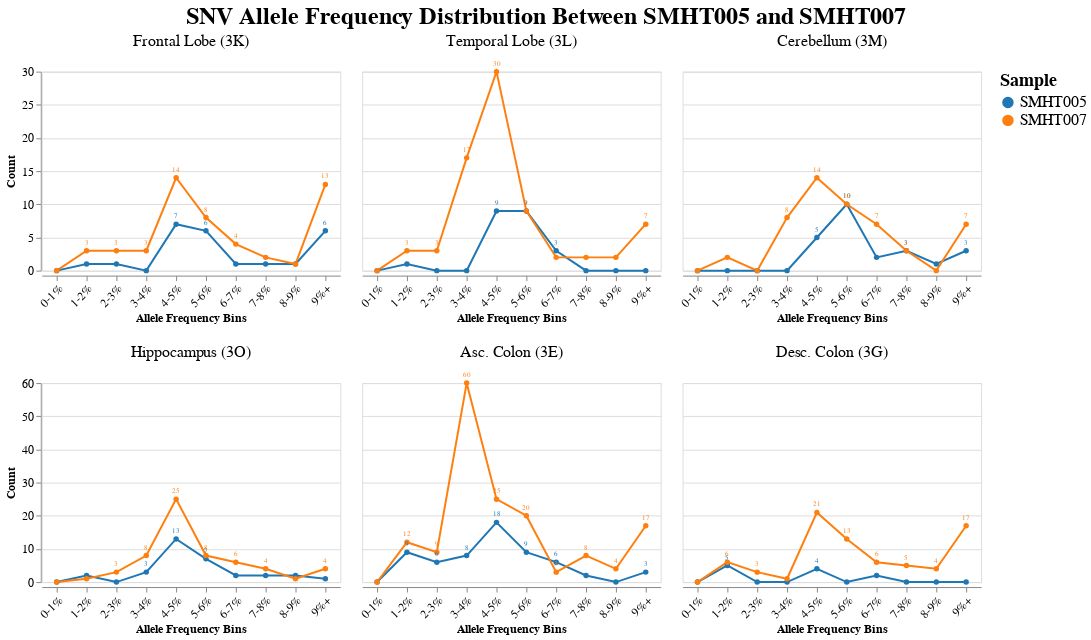

The notebook cell this image was saved under:
### Code cell
# Multi-sample comparison: SMHT005 vs SMHT007 (or other samples)
import pandas as pd
import altair as alt
import numpy as np

# Create allele frequency bins
af_bins = ['0-1%', '1-2%', '2-3%', '3-4%', '4-5%', 
           '5-6%', '6-7%', '7-8%', '8-9%', '9%+']

# Tissue categories
tissues = ['Frontal Lobe (3K)', 'Temporal Lobe (3L)', 'Cerebellum (3M)',
           'Hippocampus (3O)', 'Asc. Colon (3E)', 'Desc. Colon (3G)']

# Sample data - your actual data
# SMHT005 data
smht005_counts = [0, 1, 1, 1, 7, 7, 1, 1, 1, 2, 6, #3AK - 25
                  0, 1, 1, 0, 9, 9, 4, 0, 0, 0, 0, #3AL - 24
                  0, 0, 0, 0, 5, 11, 3, 3, 1, 1, 4, #3AM - 26
                  0, 2, 0, 3, 14, 7, 2, 3, 2, 0, 1, #3AO - 33
                  0, 10, 6, 10, 26, 11, 8, 2, 2, 4, 0, #3E - 76
                  0, 6, 0, 0, 6, 0, 2, 1, 0, 0, 0] #3G - 15

# SMHT007 data
smht007_counts = [0, 3, 5, 5, 38, 20, 7, 5, 2, 4, 13, #3AK - 102
                  0, 12, 5, 50, 76, 17, 5, 4, 8, 17, 0, # 3AL - 194
                  0, 3, 0, 15, 43, 22, 11, 7, 4, 15, 0, # 3AM - 120
                  0, 8, 3, 21, 61, 16, 13, 11, 4, 5, 0, # 3AO - 142
                  0, 21, 13, 159, 77, 38, 17, 18, 6, 42, 0, # 3E - 391
                  0, 8, 3, 3, 41, 35, 8, 6, 7, 25, 0] #3G - 136


smht005_snvs = [
    0, 1, 1, 0, 7, 6, 1, 1, 1, 6, # 3AK - 24
    0, 1, 0, 0, 9, 9, 3, 0, 0, 0, # 3AL - 22
    0, 0, 0, 0, 5, 10, 2, 3, 1, 3, # 3AM - 24
    0, 2, 0, 3, 13, 7, 2, 2, 2, 1, # 3AO - 32
    0, 9, 6, 8, 18, 9, 6, 2, 0, 3, # 3E - 61
    0, 5, 0, 0, 4, 0, 2, 0, 0, 0 ] # 3G - 11

smht007_snvs = [
    0, 3, 3, 3, 14, 8, 4, 2, 1, 13, # 3AK  - 51
    0, 3, 3, 17, 30, 9, 2, 2, 2, 7, # 3AL - 75
    0, 2, 0, 8, 14, 10, 7, 3, 0, 7, # 3AM - 51
    0, 1, 3, 8, 25, 8, 6, 4, 1, 4, # 3AO - 60
    0, 12, 9, 60, 25, 20, 3, 8, 4, 17, # 3E - 158
    0, 6, 3, 1, 21, 13, 6, 5, 4, 17 ]# 3G - 76

# Create multi-sample data structure
multi_sample_data = []

# Add SMHT005 data
for i, tissue in enumerate(tissues):
    for j, af_bin in enumerate(af_bins):
        count_index = i * len(af_bins) + j
        count_value = smht005_snvs[count_index]
        multi_sample_data.append({
            'af_bin': af_bin, 
            'tissue': tissue, 
            'sample': 'SMHT005',
            'count': count_value
        })

# Add SMHT007 data
for i, tissue in enumerate(tissues):
    for j, af_bin in enumerate(af_bins):
        count_index = i * len(af_bins) + j
        count_value = smht007_snvs[count_index]
        multi_sample_data.append({
            'af_bin': af_bin, 
            'tissue': tissue, 
            'sample': 'SMHT007',
            'count': count_value
        })

data = pd.DataFrame(multi_sample_data)

# Color scheme for samples
sample_colors = ['#1f77b4', '#ff7f0e']  # Blue and Orange for two samples
sample_color_scale = alt.Scale(domain=['SMHT005', 'SMHT007'], range=sample_colors)

# Create the base line chart
line_chart = alt.Chart(data).mark_line(
    point=True,
    strokeWidth=2
).encode(
    x=alt.X('af_bin:N',
            title='Allele Frequency Bins',
            axis=alt.Axis(labelAngle=-45),
            sort=af_bins),
    y=alt.Y('count:Q', title='Count'),
    color=alt.Color('sample:N',
                    scale=sample_color_scale,
                    title='Sample'),
    tooltip=['af_bin:N', 'tissue:N', 'sample:N', 'count:Q']
)

# Create text labels
text_labels = alt.Chart(data).mark_text(
    align='center',
    baseline='bottom',
    fontSize=7,
    dy=-5
).encode(
    x=alt.X('af_bin:N', sort=af_bins),
    y=alt.Y('count:Q'),
    color=alt.Color('sample:N', scale=sample_color_scale),
    text=alt.condition(alt.datum.count > 2, alt.Text('count:Q'), alt.value(''))
)

# Layer the charts
layered_chart = (line_chart + text_labels).properties(
    width=300,
    height=200
)

# Split tissues into two rows manually
top_row_tissues = tissues[:3]  # First 3 tissues
bottom_row_tissues = tissues[3:]  # Last 3 tissues

# Create top row with no column title
top_row = layered_chart.transform_filter(
    alt.FieldOneOfPredicate(field='tissue', oneOf=top_row_tissues)
).facet(
    column=alt.Column('tissue:N',
                     sort=top_row_tissues,
                     title=None,  # Remove column title
                     header=alt.Header(titleFontSize=11, labelFontSize=16))
)

# Create bottom row with no column title
bottom_row = layered_chart.transform_filter(
    alt.FieldOneOfPredicate(field='tissue', oneOf=bottom_row_tissues)
).facet(
    column=alt.Column('tissue:N',
                     sort=bottom_row_tissues,
                     title=None,  # Remove column title
                     header=alt.Header(titleFontSize=11, labelFontSize=16))
)

# Combine rows vertically with overall title
comparison_chart = alt.vconcat(
    top_row,
    bottom_row,
    title=alt.TitleParams(
        text="SNV Allele Frequency Distribution Between SMHT005 and SMHT007",
        fontSize=24,
        anchor='middle'
    )
).resolve_scale(
    y='independent'
).configure_axis(
    labelFontSize=12,
    titleFontSize=12
).configure_legend(
    titleFontSize=18,
    labelFontSize=16
)
# Display the comparison chart
comparison_chart.show()

### Figure 1 — Vega-Lite specification as saved in the notebook (floating-point values rounded to 4 significant figures)
{"config": {"view": {"continuousWidth": 300, "continuousHeight": 300}, "axis": {"labelFontSize": 12, "titleFontSize": 12}, "legend": {"labelFontSize": 16, "titleFontSize": 18}}, "vconcat": [{"facet": {"column": {"field": "tissue", "header": {"labelFontSize": 16, "titleFontSize": 11}, "sort": ["Frontal Lobe (3K)", "Temporal Lobe (3L)", "Cerebellum (3M)"], "title": null, "type": "nominal"}}, "spec": {"layer": [{"mark": {"type": "line", "point": true, "strokeWidth": 2}, "encoding": {"color": {"field": "sample", "scale": {"domain": ["SMHT005", "SMHT007"], "range": ["#1f77b4", "#ff7f0e"]}, "title": "Sample", "type": "nominal"}, "tooltip": [{"field": "af_bin", "type": "nominal"}, {"field": "tissue", "type": "nominal"}, {"field": "sample", "type": "nominal"}, {"field": "count", "type": "quantitative"}], "x": {"axis": {"labelAngle": -45}, "field": "af_bin", "sort": ["0-1%", "1-2%", "2-3%", "3-4%", "4-5%", "5-6%", "6-7%", "7-8%", "8-9%", "9%+"], "title": "Allele Frequency Bins", "type": "nominal"}, "y": {"field": "count", "title": "Count", "type": "quantitative"}}}, {"mark": {"type": "text", "align": "center", "baseline": "bottom", "dy": -5, "fontSize": 7}, "encoding": {"color": {"field": "sample", "scale": {"domain": ["SMHT005", "SMHT007"], "range": ["#1f77b4", "#ff7f0e"]}, "type": "nominal"}, "text": {"condition": {"test": "(datum.count > 2)", "field": "count", "type": "quantitative"}, "value": ""}, "x": {"field": "af_bin", "sort": ["0-1%", "1-2%", "2-3%", "3-4%", "4-5%", "5-6%", "6-7%", "7-8%", "8-9%", "9%+"], "type": "nominal"}, "y": {"field": "count", "type": "quantitative"}}}], "height": 200, "transform": [{"filter": {"field": "tissue", "oneOf": ["Frontal Lobe (3K)", "Temporal Lobe (3L)", "Cerebellum (3M)"]}}], "width": 300}}, {"facet": {"column": {"field": "tissue", "header": {"labelFontSize": 16, "titleFontSize": 11}, "sort": ["Hippocampus (3O)", "Asc. Colon (3E)", "Desc. Colon (3G)"], "title": null, "type": "nominal"}}, "spec": {"layer": [{"mark": {"type": "line", "point": true, "strokeWidth": 2}, "encoding": {"color": {"field": "sample", "scale": {"domain": ["SMHT005", "SMHT007"], "range": ["#1f77b4", "#ff7f0e"]}, "title": "Sample", "type": "nominal"}, "tooltip": [{"field": "af_bin", "type": "nominal"}, {"field": "tissue", "type": "nominal"}, {"field": "sample", "type": "nominal"}, {"field": "count", "type": "quantitative"}], "x": {"axis": {"labelAngle": -45}, "field": "af_bin", "sort": ["0-1%", "1-2%", "2-3%", "3-4%", "4-5%", "5-6%", "6-7%", "7-8%", "8-9%", "9%+"], "title": "Allele Frequency Bins", "type": "nominal"}, "y": {"field": "count", "title": "Count", "type": "quantitative"}}}, {"mark": {"type": "text", "align": "center", "baseline": "bottom", "dy": -5, "fontSize": 7}, "encoding": {"color": {"field": "sample", "scale": {"domain": ["SMHT005", "SMHT007"], "range": ["#1f77b4", "#ff7f0e"]}, "type": "nominal"}, "text": {"condition": {"test": "(datum.count > 2)", "field": "count", "type": "quantitative"}, "value": ""}, "x": {"field": "af_bin", "sort": ["0-1%", "1-2%", "2-3%", "3-4%", "4-5%", "5-6%", "6-7%", "7-8%", "8-9%", "9%+"], "type": "nominal"}, "y": {"field": "count", "type": "quantitative"}}}], "height": 200, "transform": [{"filter": {"field": "tissue", "oneOf": ["Hippocampus (3O)", "Asc. Colon (3E)", "Desc. Colon (3G)"]}}], "width": 300}}], "data": {"name": "data-5ff784ce78cd1ce00fc34616e751f7f4"}, "resolve": {"scale": {"y": "independent"}}, "title": {"text": "SNV Allele Frequency Distribution Between SMHT005 and SMHT007", "anchor": "middle", "fontSize": 24}, "$schema": "https://vega.github.io/schema/vega-lite/v5.20.1.json", "datasets": {"data-5ff784ce78cd1ce00fc34616e751f7f4": [{"af_bin": "0-1%", "tissue": "Frontal Lobe (3K)", "sample": "SMHT005", "count": 0}, {"af_bin": "1-2%", "tissue": "Frontal Lobe (3K)", "sample": "SMHT005", "count": 1}, {"af_bin": "2-3%", "tissue": "Frontal Lobe (3K)", "sample": "SMHT005", "count": 1}, {"af_bin": "3-4%", "tissue": "Frontal Lobe (3K)", "sample": "SMHT005", "count": 0}, {"af_bin": "4-5%", "tissue": "Frontal Lobe (3K)", "sample": "SMHT005", "count": 7}, {"af_bin": "5-6%", "tissue": "Frontal Lobe (3K)", "sample": "SMHT005", "count": 6}, {"af_bin": "6-7%", "tissue": "Frontal Lobe (3K)", "sample": "SMHT005", "count": 1}, {"af_bin": "7-8%", "tissue": "Frontal Lobe (3K)", "sample": "SMHT005", "count": 1}, {"af_bin": "8-9%", "tissue": "Frontal Lobe (3K)", "sample": "SMHT005", "count": 1}, {"af_bin": "9%+", "tissue": "Frontal Lobe (3K)", "sample": "SMHT005", "count": 6}, {"af_bin": "0-1%", "tissue": "Temporal Lobe (3L)", "sample": "SMHT005", "count": 0}, {"af_bin": "1-2%", "tissue": "Temporal Lobe (3L)", "sample": "SMHT005", "count": 1}, {"af_bin": "2-3%", "tissue": "Temporal Lobe (3L)", "sample": "SMHT005", "count": 0}, {"af_bin": "3-4%", "tissue": "Temporal Lobe (3L)", "sample": "SMHT005", "count": 0}, {"af_bin": "4-5%", "tissue": "Temporal Lobe (3L)", "sample": "SMHT005", "count": 9}, {"af_bin": "5-6%", "tissue": "Temporal Lobe (3L)", "sample": "SMHT005", "count": 9}, {"af_bin": "6-7%", "tissue": "Temporal Lobe (3L)", "sample": "SMHT005", "count": 3}, {"af_bin": "7-8%", "tissue": "Temporal Lobe (3L)", "sample": "SMHT005", "count": 0}, {"af_bin": "8-9%", "tissue": "Temporal Lobe (3L)", "sample": "SMHT005", "count": 0}, {"af_bin": "9%+", "tissue": "Temporal Lobe (3L)", "sample": "SMHT005", "count": 0}, {"af_bin": "0-1%", "tissue": "Cerebellum (3M)", "sample": "SMHT005", "count": 0}, {"af_bin": "1-2%", "tissue": "Cerebellum (3M)", "sample": "SMHT005", "count": 0}, {"af_bin": "2-3%", "tissue": "Cerebellum (3M)", "sample": "SMHT005", "count": 0}, {"af_bin": "3-4%", "tissue": "Cerebellum (3M)", "sample": "SMHT005", "count": 0}, {"af_bin": "4-5%", "tissue": "Cerebellum (3M)", "sample": "SMHT005", "count": 5}, {"af_bin": "5-6%", "tissue": "Cerebellum (3M)", "sample": "SMHT005", "count": 10}, {"af_bin": "6-7%", "tissue": "Cerebellum (3M)", "sample": "SMHT005", "count": 2}, {"af_bin": "7-8%", "tissue": "Cerebellum (3M)", "sample": "SMHT005", "count": 3}, {"af_bin": "8-9%", "tissue": "Cerebellum (3M)", "sample": "SMHT005", "count": 1}, {"af_bin": "9%+", "tissue": "Cerebellum (3M)", "sample": "SMHT005", "count": 3}, {"af_bin": "0-1%", "tissue": "Hippocampus (3O)", "sample": "SMHT005", "count": 0}, {"af_bin": "1-2%", "tissue": "Hippocampus (3O)", "sample": "SMHT005", "count": 2}, {"af_bin": "2-3%", "tissue": "Hippocampus (3O)", "sample": "SMHT005", "count": 0}, {"af_bin": "3-4%", "tissue": "Hippocampus (3O)", "sample": "SMHT005", "count": 3}, {"af_bin": "4-5%", "tissue": "Hippocampus (3O)", "sample": "SMHT005", "count": 13}, {"af_bin": "5-6%", "tissue": "Hippocampus (3O)", "sample": "SMHT005", "count": 7}, {"af_bin": "6-7%", "tissue": "Hippocampus (3O)", "sample": "SMHT005", "count": 2}, {"af_bin": "7-8%", "tissue": "Hippocampus (3O)", "sample": "SMHT005", "count": 2}, {"af_bin": "8-9%", "tissue": "Hippocampus (3O)", "sample": "SMHT005", "count": 2}, {"af_bin": "9%+", "tissue": "Hippocampus (3O)", "sample": "SMHT005", "count": 1}, {"af_bin": "0-1%", "tissue": "Asc. Colon (3E)", "sample": "SMHT005", "count": 0}, {"af_bin": "1-2%", "tissue": "Asc. Colon (3E)", "sample": "SMHT005", "count": 9}, {"af_bin": "2-3%", "tissue": "Asc. Colon (3E)", "sample": "SMHT005", "count": 6}, {"af_bin": "3-4%", "tissue": "Asc. Colon (3E)", "sample": "SMHT005", "count": 8}, {"af_bin": "4-5%", "tissue": "Asc. Colon (3E)", "sample": "SMHT005", "count": 18}, {"af_bin": "5-6%", "tissue": "Asc. Colon (3E)", "sample": "SMHT005", "count": 9}, {"af_bin": "6-7%", "tissue": "Asc. Colon (3E)", "sample": "SMHT005", "count": 6}, {"af_bin": "7-8%", "tissue": "Asc. Colon (3E)", "sample": "SMHT005", "count": 2}, {"af_bin": "8-9%", "tissue": "Asc. Colon (3E)", "sample": "SMHT005", "count": 0}, {"af_bin": "9%+", "tissue": "Asc. Colon (3E)", "sample": "SMHT005", "count": 3}, {"af_bin": "0-1%", "tissue": "Desc. Colon (3G)", "sample": "SMHT005", "count": 0}, {"af_bin": "1-2%", "tissue": "Desc. Colon (3G)", "sample": "SMHT005", "count": 5}, {"af_bin": "2-3%", "tissue": "Desc. Colon (3G)", "sample": "SMHT005", "count": 0}, {"af_bin": "3-4%", "tissue": "Desc. Colon (3G)", "sample": "SMHT005", "count": 0}, {"af_bin": "4-5%", "tissue": "Desc. Colon (3G)", "sample": "SMHT005", "count": 4}, {"af_bin": "5-6%", "tissue": "Desc. Colon (3G)", "sample": "SMHT005", "count": 0}, {"af_bin": "6-7%", "tissue": "Desc. Colon (3G)", "sample": "SMHT005", "count": 2}, {"af_bin": "7-8%", "tissue": "Desc. Colon (3G)", "sample": "SMHT005", "count": 0}, {"af_bin": "8-9%", "tissue": "Desc. Colon (3G)", "sample": "SMHT005", "count": 0}, {"af_bin": "9%+", "tissue": "Desc. Colon (3G)", "sample": "SMHT005", "count": 0}, {"af_bin": "0-1%", "tissue": "Frontal Lobe (3K)", "sample": "SMHT007", "count": 0}, {"af_bin": "1-2%", "tissue": "Frontal Lobe (3K)", "sample": "SMHT007", "count": 3}, {"af_bin": "2-3%", "tissue": "Frontal Lobe (3K)", "sample": "SMHT007", "count": 3}, {"af_bin": "3-4%", "tissue": "Frontal Lobe (3K)", "sample": "SMHT007", "count": 3}, {"af_bin": "4-5%", "tissue": "Frontal Lobe (3K)", "sample": "SMHT007", "count": 14}, {"af_bin": "5-6%", "tissue": "Frontal Lobe (3K)", "sample": "SMHT007", "count": 8}, {"af_bin": "6-7%", "tissue": "Frontal Lobe (3K)", "sample": "SMHT007", "count": 4}, {"af_bin": "7-8%", "tissue": "Frontal Lobe (3K)", "sample": "SMHT007", "count": 2}, {"af_bin": "8-9%", "tissue": "Frontal Lobe (3K)", "sample": "SMHT007", "count": 1}, {"af_bin": "9%+", "tissue": "Frontal Lobe (3K)", "sample": "SMHT007", "count": 13}, {"af_bin": "0-1%", "tissue": "Temporal Lobe (3L)", "sample": "SMHT007", "count": 0}, {"af_bin": "1-2%", "tissue": "Temporal Lobe (3L)", "sample": "SMHT007", "count": 3}, {"af_bin": "2-3%", "tissue": "Temporal Lobe (3L)", "sample": "SMHT007", "count": 3}, {"af_bin": "3-4%", "tissue": "Temporal Lobe (3L)", "sample": "SMHT007", "count": 17}, {"af_bin": "4-5%", "tissue": "Temporal Lobe (3L)", "sample": "SMHT007", "count": 30}, {"af_bin": "5-6%", "tissue": "Temporal Lobe (3L)", "sample": "SMHT007", "count": 9}, {"af_bin": "6-7%", "tissue": "Temporal Lobe (3L)", "sample": "SMHT007", "count": 2}, {"af_bin": "7-8%", "tissue": "Temporal Lobe (3L)", "sample": "SMHT007", "count": 2}, {"af_bin": "8-9%", "tissue": "Temporal Lobe (3L)", "sample": "SMHT007", "count": 2}, {"af_bin": "9%+", "tissue": "Temporal Lobe (3L)", "sample": "SMHT007", "count": 7}, {"af_bin": "0-1%", "tissue": "Cerebellum (3M)", "sample": "SMHT007", "count": 0}, {"af_bin": "1-2%", "tissue": "Cerebellum (3M)", "sample": "SMHT007", "count": 2}, {"af_bin": "2-3%", "tissue": "Cerebellum (3M)", "sample": "SMHT007", "count": 0}, {"af_bin": "3-4%", "tissue": "Cerebellum (3M)", "sample": "SMHT007", "count": 8}, {"af_bin": "4-5%", "tissue": "Cerebellum (3M)", "sample": "SMHT007", "count": 14}, {"af_bin": "5-6%", "tissue": "Cerebellum (3M)", "sample": "SMHT007", "count": 10}, {"af_bin": "6-7%", "tissue": "Cerebellum (3M)", "sample": "SMHT007", "count": 7}, {"af_bin": "7-8%", "tissue": "Cerebellum (3M)", "sample": "SMHT007", "count": 3}, {"af_bin": "8-9%", "tissue": "Cerebellum (3M)", "sample": "SMHT007", "count": 0}, {"af_bin": "9%+", "tissue": "Cerebellum (3M)", "sample": "SMHT007", "count": 7}, {"af_bin": "0-1%", "tissue": "Hippocampus (3O)", "sample": "SMHT007", "count": 0}, {"af_bin": "1-2%", "tissue": "Hippocampus (3O)", "sample": "SMHT007", "count": 1}, {"af_bin": "2-3%", "tissue": "Hippocampus (3O)", "sample": "SMHT007", "count": 3}, {"af_bin": "3-4%", "tissue": "Hippocampus (3O)", "sample": "SMHT007", "count": 8}, {"af_bin": "4-5%", "tissue": "Hippocampus (3O)", "sample": "SMHT007", "count": 25}, {"af_bin": "5-6%", "tissue": "Hippocampus (3O)", "sample": "SMHT007", "count": 8}, {"af_bin": "6-7%", "tissue": "Hippocampus (3O)", "sample": "SMHT007", "count": 6}, {"af_bin": "7-8%", "tissue": "Hippocampus (3O)", "sample": "SMHT007", "count": 4}, {"af_bin": "8-9%", "tissue": "Hippocampus (3O)", "sample": "SMHT007", "count": 1}, {"af_bin": "9%+", "tissue": "Hippocampus (3O)", "sample": "SMHT007", "count": 4}, {"af_bin": "0-1%", "tissue": "Asc. Colon (3E)", "sample": "SMHT007", "count": 0}, {"af_bin": "1-2%", "tissue": "Asc. Colon (3E)", "sample": "SMHT007", "count": 12}, {"af_bin": "2-3%", "tissue": "Asc. Colon (3E)", "sample": "SMHT007", "count": 9}, {"af_bin": "3-4%", "tissue": "Asc. Colon (3E)", "sample": "SMHT007", "count": 60}, {"af_bin": "4-5%", "tissue": "Asc. Colon (3E)", "sample": "SMHT007", "count": 25}, {"af_bin": "5-6%", "tissue": "Asc. Colon (3E)", "sample": "SMHT007", "count": 20}, {"af_bin": "6-7%", "tissue": "Asc. Colon (3E)", "sample": "SMHT007", "count": 3}, {"af_bin": "7-8%", "tissue": "Asc. Colon (3E)", "sample": "SMHT007", "count": 8}, {"af_bin": "8-9%", "tissue": "Asc. Colon (3E)", "sample": "SMHT007", "count": 4}, {"af_bin": "9%+", "tissue": "Asc. Colon (3E)", "sample": "SMHT007", "count": 17}, {"af_bin": "0-1%", "tissue": "Desc. Colon (3G)", "sample": "SMHT007", "count": 0}, {"af_bin": "1-2%", "tissue": "Desc. Colon (3G)", "sample": "SMHT007", "count": 6}, {"af_bin": "2-3%", "tissue": "Desc. Colon (3G)", "sample": "SMHT007", "count": 3}, {"af_bin": "3-4%", "tissue": "Desc. Colon (3G)", "sample": "SMHT007", "count": 1}, {"af_bin": "4-5%", "tissue": "Desc. Colon (3G)", "sample": "SMHT007", "count": 21}, {"af_bin": "5-6%", "tissue": "Desc. Colon (3G)", "sample": "SMHT007", "count": 13}, {"af_bin": "6-7%", "tissue": "Desc. Colon (3G)", "sample": "SMHT007", "count": 6}, {"af_bin": "7-8%", "tissue": "Desc. Colon (3G)", "sample": "SMHT007", "count": 5}, {"af_bin": "8-9%", "tissue": "Desc. Colon (3G)", "sample": "SMHT007", "count": 4}, {"af_bin": "9%+", "tissue": "Desc. Colon (3G)", "sample": "SMHT007", "count": 17}]}}
